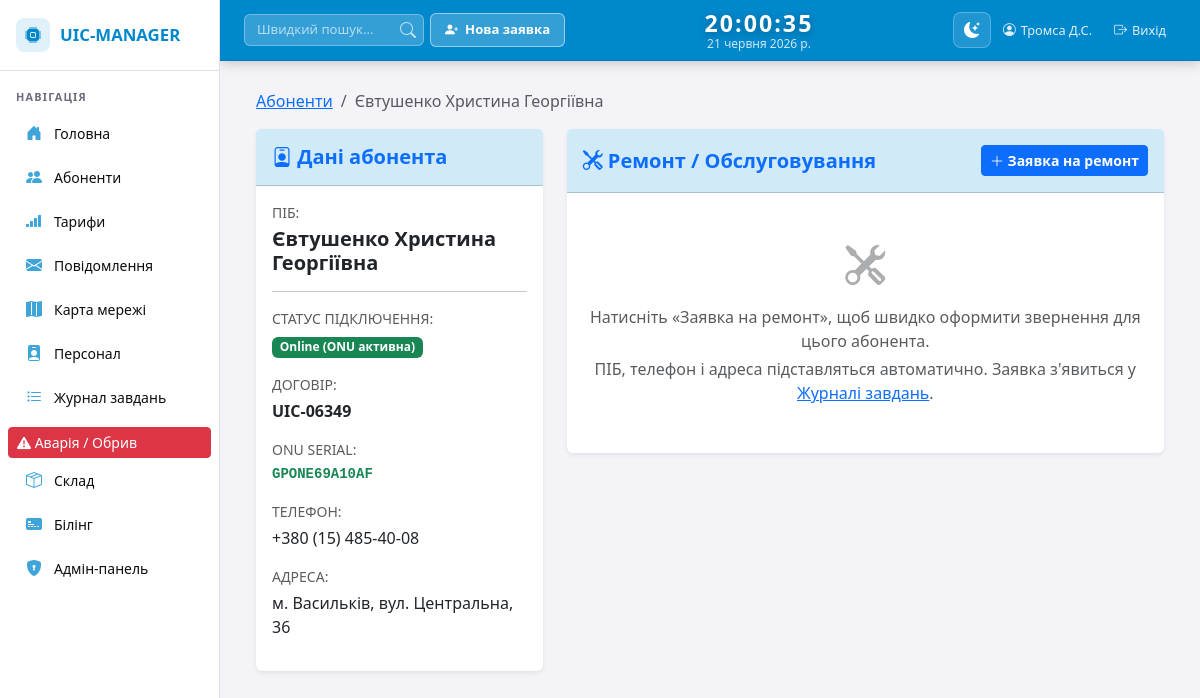
/clients/1039/ (signed in), run on the app's committed database.
### infrastructure/models.py (models this page shows, shortened)
class Client(models.Model):
    full_name = models.CharField(max_length=150, verbose_name="ПІБ клієнта")
    contract_number = models.CharField(max_length=20, unique=True, verbose_name="Номер договору")
    onu_serial = models.CharField(max_length=20, unique=True, null=True, blank=True)
    address = models.CharField(max_length=255, verbose_name="Адреса")
    phone = models.CharField(max_length=20, verbose_name="Телефон")
    equipment = models.ForeignKey(Equipment, on_delete=models.SET_NULL, null=True, blank=True)
    is_online = models.BooleanField(default=False)
    tariff = models.ForeignKey('Tariff', on_delete=models.SET_NULL, null=True, blank=True)
    is_blocked = models.BooleanField(default=False)
    class Meta:
        verbose_name = "Абонент"
        verbose_name_plural = "Абоненти"

### infrastructure/views.py (the view)
# urls.py: path('clients/<int:pk>/', client_detail_view, name='client_detail'),
@login_required
def client_detail_view(request, pk):
    client = get_object_or_404(Client, pk=pk)
    address_parts = [p.strip() for p in client.address.split(',')] if client.address else []
    prefill_city = address_parts[0] if len(address_parts) > 0 else ''
    prefill_street = address_parts[1] if len(address_parts) > 1 else ''
    if prefill_street.lower().startswith('вул.'):
        prefill_street = prefill_street[4:].strip()
    prefill_house = ', '.join(address_parts[2:]) if len(address_parts) > 2 else ''
    return render(request, 'client_detail.html', {
        'client': client,
        'prefill_city': prefill_city,
        'prefill_street': prefill_street,
        'prefill_house': prefill_house,
    })

### templates/client_detail.html (shortened to what this page needs)
{% extends 'base.html' %}
{% block content %}
<div class="container-fluid">
    <nav aria-label="breadcrumb">
      <ol class="breadcrumb">
        <li class="breadcrumb-item"><a href="{% url 'clients' %}">Абоненти</a></li>
        <li class="breadcrumb-item active">{{ client.full_name }}</li>
      </ol>
    </nav>
    <div class="row">
        <div class="col-md-4">
            <div class="card shadow-sm border-0 mb-4">
                <div class="card-header py-3" style="background-color: var(--tw-nav-active);">
                    <h5 class="mb-0 text-primary fw-bold"><i class="bi bi-person-badge"></i> Дані абонента</h5>
                </div>
                <div class="card-body">
                    <p class="mb-1 text-muted small text-uppercase">ПІБ:</p>
                    <h5 class="fw-bold">{{ client.full_name }}</h5>
                    <hr>
                    <p class="mb-1 text-muted small text-uppercase">Статус підключення:</p>
                    {% if client.is_online %}
                        <span class="badge bg-success mb-3">Online (ONU активна)</span>
                    {% else %}
                        <span class="badge bg-danger mb-3">Offline (Сигнал відсутній)</span>
                    {% endif %}
                    <p class="mb-1 text-muted small text-uppercase">Договір:</p>
                    <p class="fw-bold">{{ client.contract_number }}</p>
                    <p class="mb-1 text-muted small text-uppercase">ONU Serial:</p>
                    <code class="text-success fw-bold d-block mb-3">{{ client.onu_serial }}</code>
                    <p class="mb-1 text-muted small text-uppercase">Телефон:</p>
                    <p>{{ client.phone }}</p>
                    <p class="mb-1 text-muted small text-uppercase">Адреса:</p>
                    <p>{{ client.address }}</p>
                </div>
            </div>
        </div>
        <div class="col-md-8">
            <div class="card shadow-sm border-0">
                <div class="card-header py-3 d-flex justify-content-between align-items-center" style="background-color: var(--tw-nav-active);">
                    <h5 class="mb-0 text-primary fw-bold"><i class="bi bi-tools"></i> Ремонт / Обслуговування</h5>
                    <button type="button" class="btn btn-primary btn-sm fw-bold" data-bs-toggle="modal" data-bs-target="#newRepairModal">
                        <i class="bi bi-plus-lg"></i> Заявка на ремонт
                    </button>
                </div>
                <div class="card-body text-center py-5 text-muted">
                    <i class="bi bi-tools display-6 d-block mb-3 opacity-50"></i>
                    <p class="mb-1">Натисніть «Заявка на ремонт», щоб швидко оформити звернення для цього абонента.</p>
                    <p class="mb-0">ПІБ, телефон і адреса підставляться автоматично. Заявка з'явиться у <a href="{% url 'tasks' %}">Журналі завдань</a>.</p>
                </div>
            </div>
        </div>
    </div>
</div>
{% endblock %}

### templates/base.html (style rules this page uses)
[data-bs-theme="light"] { --tw-accent: #0088cc; --tw-accent-hover: #0077bb; --tw-accent-soft: rgba(0, 136, 204, 0.12); --tw-navbar-bg: #0088cc; --tw-navbar-border: #0077bb; --tw-sidebar-bg: #ffffff; --tw-sidebar-border: #e0e0e8; --tw-nav-hover: #e8f4fd; --tw-nav-active: #d0eaf8; --tw-main-bg: #f4f4f8; --tw-text: #0e0e10; --tw-muted: #6b6b7a; --tw-input-bg: rgba(255,255,255,0.2); --tw-input-border: rgba(255,255,255,0.3); --tw-input-text: #ffffff; --tw-input-ph: rgba(255,255,255,0.65); --tw-form-bg: #ffffff; --tw-form-border: #ced4da; --tw-form-text: #0e0e10; --tw-form-ph: #6b6b7a; }
* { box-sizing: border-box; }
body { font-family: 'Segoe UI', Tahoma, Geneva, Verdana, sans-serif; background: var(--tw-main-bg); transition: background 0.3s, color 0.3s; }
.btn { transition: transform 0.15s ease, box-shadow 0.15s ease, background-color 0.15s ease, border-color 0.15s ease, color 0.15s ease; }
.card { transition: transform 0.2s ease, box-shadow 0.2s ease; }
.badge { transition: transform 0.15s ease; }

### data on the page
Client: full_name "Євтушенко Христина Георгіївна", contract_number "UIC-06349", onu_serial "GPONE69A10AF", phone "+380 (15) 485-40-08", address "м. Васильків, вул. Центральна, 36"
